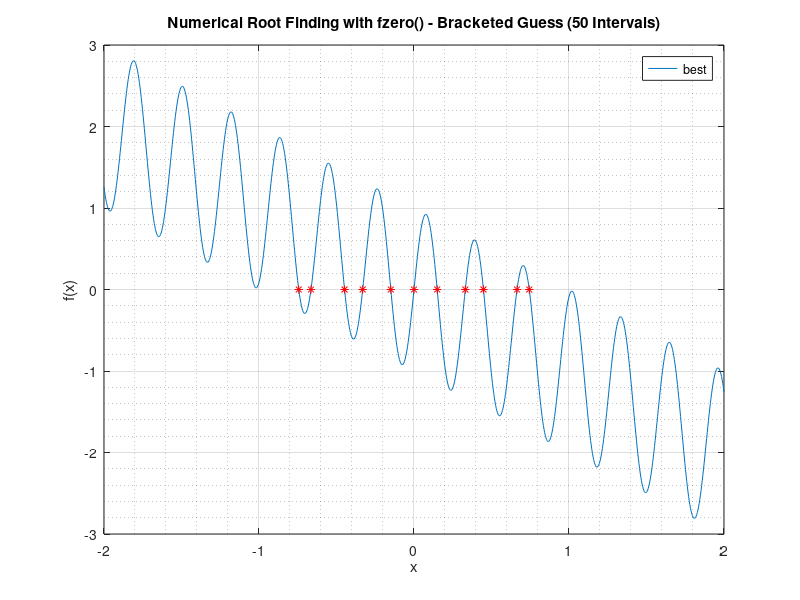

This chart was generated by the following MATLAB code:
clc; clear; close all
%%
TOL = 1e-6;
MAX = 2;
MIN = -2;
NUM_NODE = 51;
interval = (MAX - MIN)/(NUM_NODE - 1);
f_x = @(x) sin(20*x) - x;

node_series = linspace(MIN,MAX,NUM_NODE);
node_series(2:end-1) = node_series(2:end-1) + interval*0.01*(rand(1, NUM_NODE - 2) - 0.5); % Add randomness to the end points, except for the original bound
f_series = f_x(node_series);

plot_x_series = linspace(MIN,MAX,1000); % Different, smoother series just for plotting
plot_f_series = f_x(plot_x_series);

root_guess = NaN(NUM_NODE - 1,1); % Num bracket = num node - 1

for index = 1:(NUM_NODE - 1)
    if f_series(index)*f_series(index+1) < 0 % If the sign of the end points is the same, fzero will fail.
        root_guess(index) = fzero(f_x, [node_series(index) node_series(index+1)]);
    end
end

root_guess = root_guess(~isnan(root_guess)) % Using logical indexing to 
% eliminate all invalid brackets (NaN root guess = bracket with same sign)
% Note that there will be no duplicated roots, since the brackets does not
% overlap

figure;
plot(plot_x_series, plot_f_series, "DisplayName","Target Function"); hold on
plot(root_guess,zeros(length(root_guess),1),"r*", "DisplayName", "Numerically Located Roots");
title(sprintf("Numerical Root Finding with fzero() - Bracketed Guess (%d Intervals)",NUM_NODE -1));
xlabel("x");
ylabel("f(x)");
legend(Location="best");
grid on; grid minor;
